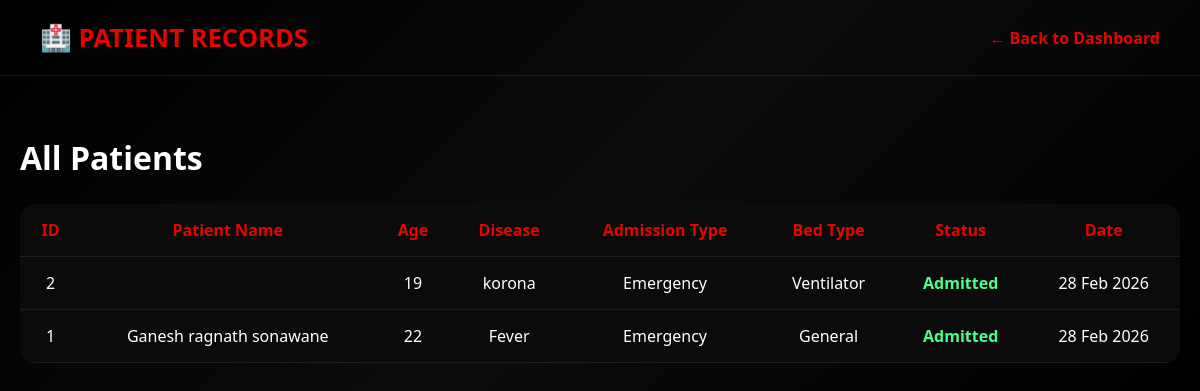
The page /patients.php (signed in) on the database its author committed.
### tables this page shows
CREATE TABLE `patients` (
  `patient_id` int(11) NOT NULL,
  `patient_name` varchar(100) DEFAULT NULL,
  `age` int(11) DEFAULT NULL,
  `disease` varchar(100) DEFAULT NULL,
  `admission_type` varchar(50) DEFAULT NULL,
  `bed_type` varchar(50) DEFAULT NULL,
  `status` enum('Admitted','Discharged') DEFAULT 'Admitted',
  `admission_date` timestamp NOT NULL DEFAULT current_timestamp(),
  `patient_login_id` int(11) DEFAULT NULL
);

### patients.php (the view, shortened to what this page needs)
<?php
include "db.php";
$patients = mysqli_query($conn, "SELECT * FROM patients ORDER BY admission_date DESC");
?>
<!DOCTYPE html>
<html lang="en">
<head>
</head>
<body>
<header>
    <div class="logo">🏥 PATIENT RECORDS</div>
    <a href="dashboard.php" class="back">← Back to Dashboard</a>
</header>
<div class="container">
    <h2>All Patients</h2>
    <table>
        <tr>
            <th>ID</th>
            <th>Patient Name</th>
            <th>Age</th>
            <th>Disease</th>
            <th>Admission Type</th>
            <th>Bed Type</th>
            <th>Status</th>
            <th>Date</th>
        </tr>
        <?php while($p = mysqli_fetch_assoc($patients)){ ?>
        <tr>
            <td><?php echo $p['patient_id']; ?></td>
            <td><?php echo $p['patient_name']; ?></td>
            <td><?php echo $p['age']; ?></td>
            <td><?php echo $p['disease']; ?></td>
            <td><?php echo $p['admission_type']; ?></td>
            <td><?php echo $p['bed_type']; ?></td>
            <td class="status <?php echo strtolower($p['status']); ?>">
                <?php echo $p['status']; ?>
            </td>
            <td><?php echo date("d M Y", strtotime($p['admission_date'])); ?></td>
        </tr>
        <?php } ?>
    </table>
</div>
</body>
</html>

### patients.php (style rules this page uses)
:root { --bg:#000; --panel:#0B0B0B; --card:#121212; --red:#E10600; --white:#fff; --muted:#b3b3b3; --border:rgba(255,255,255,.08); }
* { margin:0;padding:0;box-sizing:border-box;font-family:Segoe UI,sans-serif; }
body { background:linear-gradient(135deg,#000,#0B0B0B,#000); color:var(--white); }
header { padding:20px 40px; display:flex; justify-content:space-between; align-items:center; border-bottom:1px solid var(--border); }
.logo { font-size:1.6rem; font-weight:900; color:var(--red); }
a.back { color:var(--red); text-decoration:none; font-weight:700; }
.container { max-width:1200px; margin:60px auto; padding:0 20px; }
h2 { margin-bottom:25px; font-size:2rem; }
table { width:100%; border-collapse:collapse; background:var(--panel); border-radius:15px; overflow:hidden; }
th,td { padding:15px; text-align:center; border-bottom:1px solid var(--border); }
th { color:var(--red); }
.status { font-weight:700; }
.admitted { color:#4dff88; }

### rows shown on the page
patients: patient_id "2", age "19", disease "korona", admission_type "Emergency", bed_type "Ventilator", status "Admitted", admission_date "28 Feb 2026"
patients: patient_id "1", patient_name "Ganesh ragnath sonawane", age "22", disease "Fever", admission_type "Emergency", bed_type "General", status "Admitted", admission_date "28 Feb 2026"
